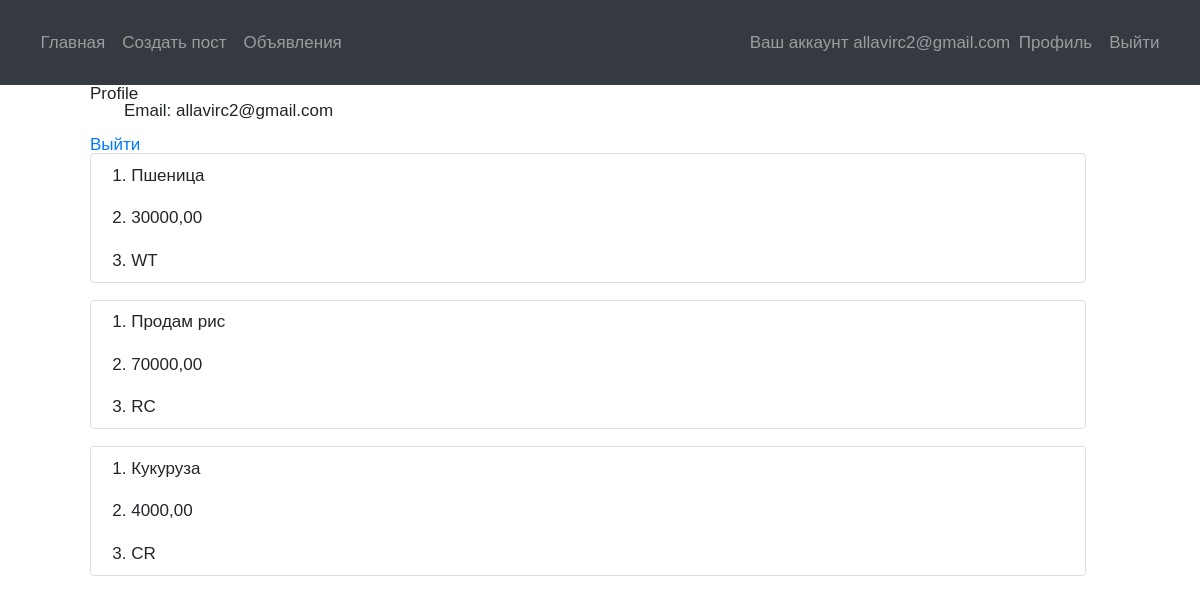
Page /core/profile/ (signed in) on the committed database.
### apps/auths/models.py (models this page shows)
class CustomUser(AbstractBaseUser, PermissionsMixin):
    first_name = models.CharField(
        'Имя',
        max_length=50
    )
    last_name = models.CharField(
        'Фамилия',
        max_length=50
    )
    email = models.EmailField(
        'Почта/Логин',
        unique=True,
    )
    number = models.CharField(
        'Номер телефона',
        max_length=11,
    )
    is_active: models.BooleanField(
        'Активность',
        default=True,
    )
    is_staff = models.BooleanField(
        'Статус менеджера',
        default=False,
    )
    data_joined = models.DateTimeField(
        'Время создания',
        default=timezone.now,
    )
    USERNAME_FIELD = 'email'
    REQUIRED_FIELDS = []
    objects = CustomUserManager()
    class Meta:
        ordering = (
            'data_joined',
        )
        verbose_name = 'Пользователь'
        verbose_name_plural = 'Пользователи'

### apps/core/models.py (models this page shows, shortened)
class Post(models.Model):
    class Category(models.TextChoices):
        WHEAT = 'WT', 'Пшеница'
        BARLEY = 'BR', 'Ячмень'
        OATS = 'OT', 'Овёс'
        CORN = 'CR', 'Кукуруза'
        RYE = 'RY', 'Рожь'
        RICE = 'RC', 'Рис'
        MILLET = 'ML', 'Просо'
        TRITICALE = 'TT', 'Тритикале'
    owner: CustomUser = models.ForeignKey(
        CustomUser, related_name='posts', on_delete=models.PROTECT,
    )
    title: str = models.CharField(
        verbose_name="Заголовок", max_length=100
    )
    text: str = models.TextField(
        verbose_name="Текст"
    )
    phone: str = models.CharField(
        verbose_name="Номер телефона", max_length=15
    )
    category: str = models.CharField(
        max_length=2, choices=Category.choices, default=Category.WHEAT
    )
    date_created: str = models.DateTimeField(
        verbose_name='Дата создания', auto_now_add=True
    )
    images: str = models.ImageField(
        verbose_name="Изображение", upload_to="post_images/"
    )
    price: str = models.DecimalField(
        verbose_name="Цена", max_digits=10, decimal_places=2
    )

### apps/core/views.py (the view)
# urls.py: path('profile/', views.ProfileView.as_view(), name='profile'),
class ProfileView(HttpResponseMixin, View):
    template_name: str = 'core/profile.html'
    def get(self, request: WSGIRequest, *args, **kwargs):
        if not request.user.is_authenticated:
            return redirect(reverse("login"))  # Перенаправление на страницу входа
        return self.get_http_response(
            request,
            template_name=self.template_name,
            context={
                'user': request.user,
                'posts': Post.objects.filter(owner=request.user)
            }
        )

### apps/core/mixin.py (called while the page is built)
    def get_http_response(
        self,
        request: WSGIRequest,
        template_name: str,
        context: dict = {},
    ):
        template: backends.django.Template =\
            loader.get_template(
                template_name
            )
        return HttpResponse(
            template.render(
                context,
                request
            ),
            content_type=self.content_type
        )

### apps/core/templates/core/profile.html (shortened to what this page needs)
{% extends 'base.html' %}
{% load crispy_forms_tags %}
{% block content %}
    Profile
    <div>
        <ul>
            <li>Email: {{ user.email }}</li>
        </ul>
    </div>
    <a href="{% url 'core:logout' %}">Выйти</a>
    {% for post in posts %}
    <ul class="list-group list-group-numbered">
            <li class="list-group-item">{{ post.title }}</li>
            <li class="list-group-item">{{ post.price }}</li>
            <li class="list-group-item">{{ post.category }}</li>
    </ul><br>
    {% endfor %}
{% endblock %}

### apps/core/templates/base.html (shortened to what this page needs)
{% load static %}
<!DOCTYPE html>
<html lang="en">
<head>
  <link href="https://cdn.jsdelivr.net/npm/bootstrap@5.2.0-beta1/dist/css/bootstrap.min.css" rel="stylesheet"
>
  <link rel="stylesheet" href="https://cdn.jsdelivr.net/npm/bootstrap@4.1.3/dist/css/bootstrap.min.css"
>
  <link href="http://unpkg.com/aos@2.3.1/dist/aos.css" rel="stylesheet">
    <link rel="stylesheet" type="text/css" href="{% static 'core/css/base.css' %}">
</head>
<body>
<nav class="navbar navbar-expand-lg navbar-dark bg-dark">
        <div class="container-fluid">
            <div>
                <ul class="navbar-nav">
                    <li class="nav-item">
                        <a class="nav-link" href="{% url 'core:home' %}">Главная</a>
                    </li>
                    <li class="nav-item">
                        <a class="nav-link" href="{% url 'core:create_post' %}">Создать пост</a>
                    </li>
                    <li class="nav-item">
                        <a class="nav-link" href="{% url 'core:view_post' %}">Объявления</a>
                    </li>
                </ul>
            </div>
            <div>
                <ul class="navbar-nav">
                    {% if user.is_authenticated %}
                        <span class="navbar-text">Ваш аккаунт {{ user.email }}</span>
                        <li class="nav-item">
                            <a class="nav-link" href="{% url 'core:profile' %}">Профиль</a>
                        </li>
                        <li class="nav-item">
                            <a class="nav-link" href="{% url 'core:logout' %}">Выйти</a>
                        </li>
                    {% endif %}
                </ul>
            </div>
        </div>
    </nav>
    <div class="container">
        {% block content %} {% endblock %}
    </div>
</body>
</html>

### apps/core/static/core/css/base.css (style rules this page uses)
body { font-family: 'Bahnschrift Light', Arial, sans-serif; }
* { padding: 0; margin: 0; border: 0; }
*, *:before, *:after { -moz-box-sizing: border-box; -webkit-box-sizing: border-box; box-sizing: border-box; }
nav, footer, header, aside { display: block; }
html, body { height: 100%; width: 100%; font-size: 100%; line-height: 1; font-size: calc(10px + (6 + 6 * 0.7) * (100vw - 320px) / 1280); -ms-text-size-adjust: 100%; -moz-text-size-adjust: 100%; -webkit-text-size-adjust: 100%; }
a, a:visited { text-decoration: none; }
ul li { list-style: none; }
:root { --index: calc(1vw + 1vh); --color-header: #f4efec; --color-text: #cdc6c3; --gallery-gap: calc(var(--index) * 10); }
* { margin: 0; padding: 0; box-sizing: border-box; font-family: 'Poppins', sans-serif; }
nav { position:absolute; display:fixed; height: 85px; z-index:100; }
.container { padding: 0 7vw 0 5vw; }

### rows in the picture
CustomUser: email "allavirc2@gmail.com"
Post: title "Пшеница", price "30000,00", category "WT"
Post: title "Продам рис", price "70000,00", category "RC"
Post: title "Кукуруза", price "4000,00", category "CR"
